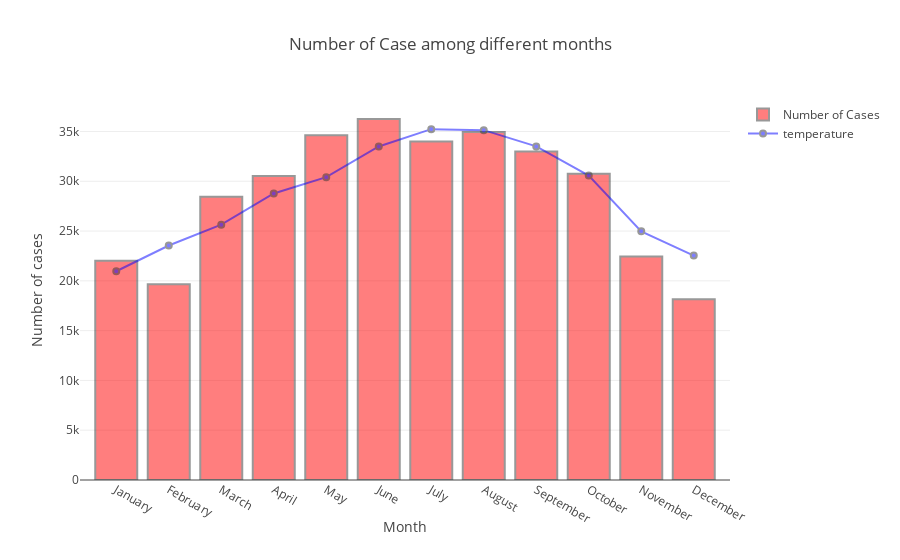

Notebook source saved alongside this figure:
### Code cell
temp = pdsql.read_sql('''
SELECT hour.month_of_year_str, COUNT(*) AS count
FROM facts
JOIN hour ON facts.created_date_key = hour.hour_key
GROUP BY 1,hour.month_of_year
Order By hour.month_of_year;''',conn)
number= {'type' : 'bar',
         "name":"Number of Cases ",
                     'x' : temp.month_of_year_str,
                     'y' : temp["count"],
                     'marker' : {'color' : 'red',
                                'line' : {'color' : '#333',
                                          'width' : 2}},
                     'opacity' : 0.5,}
                     

layout = {'title' : "Number of Case among different months ",
         'xaxis' : {'title' : 'Month'},
         'yaxis' : {'title' : 'Number of cases'},
         }
fig = {'data' : [number],
      'layout' : layout}
number2= {'type' : 'scatter',
          "name":"temperature",
                     'x' : temp.month_of_year_str,
                     'y' : weather["Temp_avg_f"]/weather["Temp_avg_f"].mean()*temp["count"].mean(),
                     'marker' : {'color' : 'blue',
                                'line' : {'color' : '#333',
                                          'width' : 2},},
                      "line":{"smoothing":1.3},
                     'opacity' : 0.5,}

fig = {'data' : [number,number2],
      'layout' : layout}
pyo.iplot(fig)

### Figure 1 — Plotly figure (JSON) as saved in the notebook; plotly's stock layout.template omitted (floating-point values rounded to 4 significant figures)
{"data": [{"marker": {"color": "red", "line": {"color": "#333", "width": 2}}, "name": "Number of Cases ", "opacity": 0.5, "type": "bar", "x": ["January  ", "February ", "March    ", "April    ", "May      ", "June     ", "July     ", "August   ", "September", "October  ", "November ", "December "], "y": [22012, 19648, 28449, 30530, 34615, 36253, 34005, 34951, 32991, 30748, 22443, 18149]}, {"line": {"smoothing": 1.3}, "marker": {"color": "blue", "line": {"color": "#333", "width": 2}}, "name": "temperature", "opacity": 0.5, "type": "scatter", "x": ["January  ", "February ", "March    ", "April    ", "May      ", "June     ", "July     ", "August   ", "September", "October  ", "November ", "December "], "y": [20960.0, 23550.0, 25640.0, 28770.0, 30420.0, 33500.0, 35240.0, 35140.0, 33500.0, 30570.0, 24970.0, 22530.0]}], "layout": {"title": "Number of Case among different months ", "xaxis": {"title": "Month"}, "yaxis": {"title": "Number of cases"}}}
